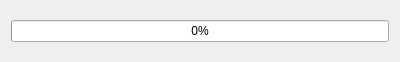
<?xml version="1.0" encoding="UTF-8"?>
<ui version="4.0">
 <class>Dialog</class>
 <widget class="QDialog" name="Dialog">
  <property name="geometry">
   <rect>
    <x>0</x>
    <y>0</y>
    <width>400</width>
    <height>62</height>
   </rect>
  </property>
  <property name="windowTitle">
   <string>Dialog</string>
  </property>
  <layout class="QGridLayout" name="gridLayout">
   <item row="0" column="0">
    <widget class="QProgressBar" name="PGRB_mergeDataProgress">
     <property name="value">
      <number>0</number>
     </property>
    </widget>
   </item>
  </layout>
 </widget>
 <resources/>
 <connections/>
</ui>
